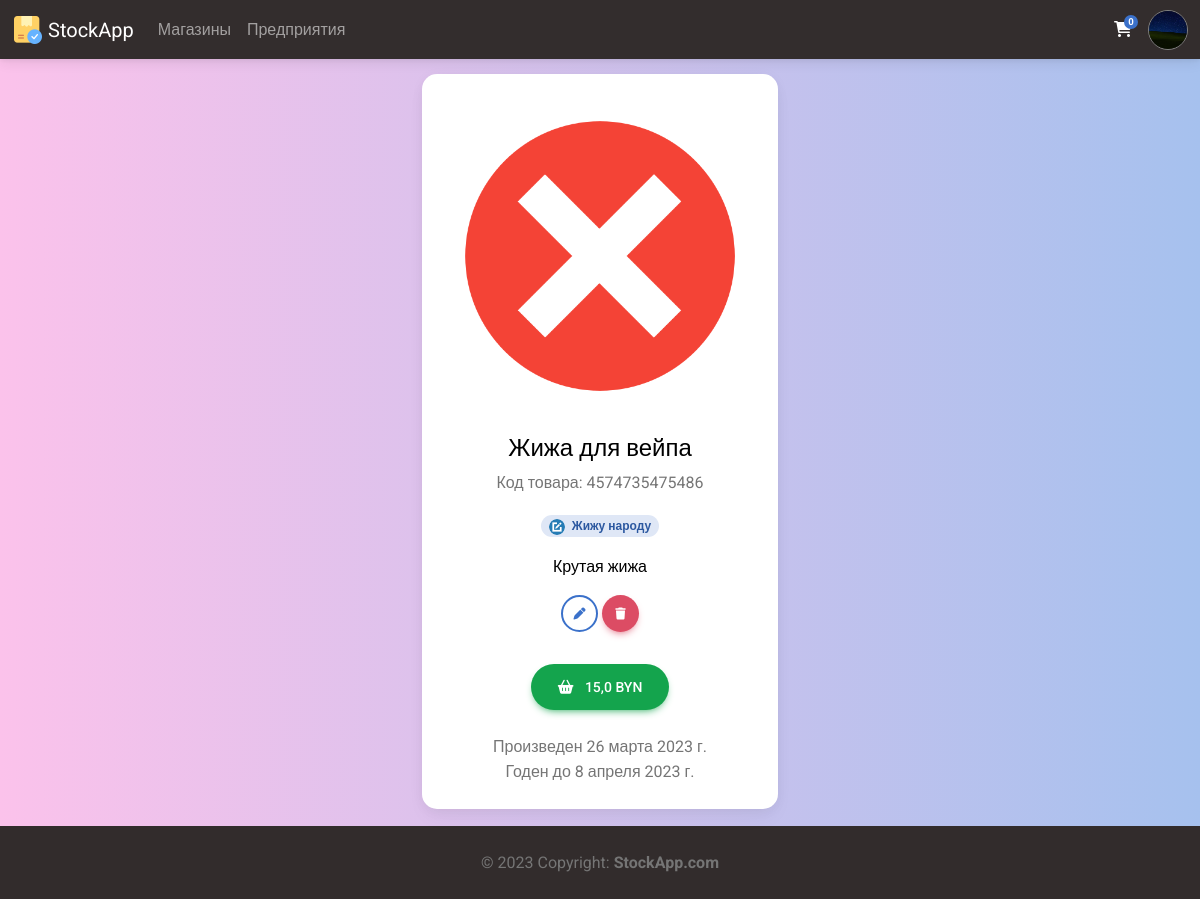
The page /shop/view_product/33 (signed in) on the database its author committed.
### Members/models.py (models this page shows, shortened)
class Profile(models.Model):
    user = models.ForeignKey(settings.AUTH_USER_MODEL, on_delete=models.CASCADE, verbose_name='Пользователь')
    photo = models.ImageField(upload_to = 'avatars/%Y/%m/%d/', blank=False, verbose_name='Фото')
    bio = models.TextField(blank=True, verbose_name='О себе')
    manufactures = models.ManyToManyField('Manufacture.Manufacture', blank=True, verbose_name="Производства")
    shops = models.ManyToManyField('Shop.Shop', blank=True, verbose_name="Магазины")
    cart = models.ManyToManyField('CartItem', blank=True, verbose_name='Корзина')
    class Meta:
        verbose_name = 'Профиль'
        verbose_name_plural = 'Профили'
        ordering = ['-user', '-bio']

### Shop/models.py (models this page shows, shortened)
class Product(models.Model):
    item = models.ForeignKey('Manufacture.CatalogItem', on_delete=models.CASCADE, blank=False, verbose_name='Товар')
    stock = models.ForeignKey('Shop', on_delete=models.CASCADE, blank=False, verbose_name='Магазин')
    amount = models.IntegerField(validators=[MinValueValidator(0), MaxValueValidator(100000)], verbose_name='Количество')
    price = models.FloatField(validators=[MinValueValidator(0.01), MaxValueValidator(252734999999999.97)], verbose_name='Цена')
    class Meta:
        verbose_name = 'Товар'
        verbose_name_plural = 'Товары'
        ordering = ['-id']

class Shop(models.Model):
    name = models.CharField(max_length = 150, verbose_name='Название', unique=True)
    photo = models.ImageField(upload_to = 'shop/%Y/%m/%d/', blank=False, verbose_name='Фото')
    bio = models.TextField(blank=True, verbose_name='О магазине')
    code = models.CharField(max_length = 16, verbose_name='Код')
    class Meta:
        verbose_name = 'Магазин'
        verbose_name_plural = 'Магазины'
        ordering = ['-name', '-bio']

### Manufacture/models.py (models this page shows, shortened)
class CatalogItem(models.Model):
    manufacturer = models.ForeignKey('Manufacture', on_delete=models.CASCADE, blank=False, null=True, verbose_name='Производитель')
    name = models.CharField(max_length = 150, verbose_name='Название')
    bio = models.TextField(blank=True, verbose_name='О товаре')
    code = models.CharField(max_length = 13, verbose_name='Код товара')
    photo = models.ImageField(upload_to = 'catalog_items/%Y/%m/%d/', blank=False, verbose_name='Фото')
    date_of_manufacture = models.DateField(verbose_name='Дата производства')
    expiration_date = models.DateField(verbose_name='Годен до')
    amount = models.IntegerField(validators=[MinValueValidator(0), MaxValueValidator(100000)], default=100, verbose_name='Произведено единиц')
    price = models.FloatField(validators=[MinValueValidator(0.01), MaxValueValidator(252734999999999.97)], verbose_name='Цена')
    class Meta:
        verbose_name = 'Товар каталога'
        verbose_name_plural = 'Товары каталога'
        ordering = ['-name', '-id']

### Shop/views.py (the view)
# urls.py: path('view_product/<int:id>', view_product, name='view_product'),
@login_required(login_url='login')
def view_product(request, id):
    try:
        profile = Profile.objects.get(user=request.user)
        item = Product.objects.get(id=id)
        context = {
            'title': item.item.name,
            'request': request,
            'profile': profile,
            'item': item,
            'is_mine': True if profile.shops.filter(id=item.stock.id).exists() else False,
        }
        return render(request, 'view_product.html', context)
    except:
        messages.success(request, ("Товара с таким именем не существует!"))
        return redirect('all_shops')

### Main/templatetags/main_tags.py (called while the page is built)
@register.inclusion_tag('modules/nav_profile.html')
def nav_profile(request):
    if request.user.is_authenticated:
        userobj = User.objects.get(username=request.user)
        profile = Profile.objects.get(user=userobj)
        context = {
            "request": request,
            "profile": profile,
        }
    else:
        context = {
            "request": request,
        }
    return context

@register.simple_tag()
def cart_items(request):
    return Profile.objects.get(user=request.user).cart.count()

### Shop/templates/view_product.html (shortened to what this page needs)
{% extends 'base.html' %}
{% load static %}
{% block head %}
<link rel="stylesheet" href="{% static 'styles/profile.css' %}">
{% endblock %}
{% block content %}
<section class="vh-100 gradient-custom-2">
  <div class="container py-5 h-100">
    <div class="row d-flex justify-content-center align-items-center h-100">
      <div class="col-md-12 col-xl-4">
        <div class="card" style="border-radius: 15px;">
          <div class="card-body text-center">
            <div class="mt-1 mb-4">
              {% if item.item.photo %}
                <img src="{{ item.item.photo.url }}" class="img-fluid" alt="{{item.item.name}}" style="width: 100%; border-radius: 0.7rem;"/>
              {% else %}
                <img src="{% static 'images/default_product.png' %}" class="img-fluid" alt="{{item.item.name}}" style="width: 100%; border-radius: 0.7rem;"/>
              {% endif %}
            </div>
            <h4 class="mb-2">{{item.item.name}}</h4>
            <p class="text-muted mb-3">Код товара: {{item.item.code}}</p>
            <a href="{% url 'view_shop' name=item.stock.name %}" class="badge badge-primary rounded-pill d-inline" title="Магазин">
              {% if item.stock.photo %}
                <img src="{{ item.stock.photo.url }}" alt="" style="width: 16px; height: 16px" class="rounded-circle me-1"/>
              {% else %}
                <img src="{% static 'images/shop.png' %}" alt="" style="width: 16px; height: 16px" class="rounded-circle me-1"/>
              {% endif %}
              {{item.stock.name}}
            </a><br>
            <p class="mt-3">{{item.item.bio}}</p>
            {% if is_mine %}
            <div class="mb-4 pb-2">
              <a href="{% url 'edit_product' id=item.id %}" class="btn btn-outline-primary btn-floating" title="Редактировать">
                <i class="fas fa-pen"></i>
              </a>
              <a href="{% url 'delete_product' id=item.id %}" class="btn btn-danger btn-floating" title="Удалить">
                <i class="fas fa-trash"></i>
              </a>
            </div>
            {% endif %}
            <a href="{% url 'to_basket' id=item.id %}" class="btn btn-success btn-rounded btn-lg" title="Покупка">
              <i class="fas fa-shopping-basket pe-2"></i>
              {{item.price}} BYN
            </a>
            <p class="text-muted mt-4 mb-0">Произведен {{item.item.date_of_manufacture}}</p>
            <p class="text-muted my-0">Годен до {{item.item.expiration_date}}</p>
            </div>
          </div>
        </div>
      </div>
    </div>
  </section>
{% endblock %}

### templates/base.html (shortened to what this page needs)
{% load static %}
{% load main_tags %}
<!DOCTYPE html>
<html lang="en">
<head>
    {% block head %}{% endblock %}
    <link href="https://cdnjs.cloudflare.com/ajax/libs/mdb-ui-kit/6.2.0/mdb.min.css" rel="stylesheet"/>
    <link href="https://cdnjs.cloudflare.com/ajax/libs/font-awesome/6.0.0/css/all.min.css" rel="stylesheet"/>
    <link rel="stylesheet" href="{% static 'styles/base.css' %}">
    <link rel="stylesheet" href="{% static 'styles/alert.css' %}">
</head>
<body class="text-bg-light gradient-custom-2">
    <div class="wrapper d-flex flex-column min-vh-100">
        <header class="header">
            {% block header %}
                <nav class="navbar fixed-top navbar-expand-lg navbar-dark bg-dark text-bg-dark">
                    <div class="container-fluid">
                        <div class="collapse navbar-collapse" id="navbarSupportedContent">
                            <a class="navbar-brand mt-2 mt-lg-0" href="{% url 'main' %}">
                                <img src="{% static 'images/icons/64.png' %}" height="32" alt="MDB Logo" loading="lazy" />
                                StockApp
                            </a>
                            {% if request.user.is_authenticated %}
                            <ul class="navbar-nav me-auto mb-2 mb-lg-0">
                                <li class="nav-item">
                                    <a class="nav-link" href="{% url 'all_shops' %}">Магазины</a>
                                </li>
                                <li class="nav-item">
                                    <a class="nav-link" href="{% url 'all_manufactures' %}">Предприятия</a>
                                </li>
                            </ul>
                            {% endif %}
                        </div>
                        <div class="d-flex align-items-center">
                            {% if request.user.is_authenticated %}
                            <a class="text-reset me-3" href="{% url 'cart' %}">
                                <i class="fas fa-shopping-cart"></i>
                                <span class="badge rounded-pill badge-notification bg-primary">{% cart_items request %}</span>
                            </a>
                            {% endif %}
                            {% include 'inc/_nav_profile.html' %}
                        </div>
                    </div>
                </nav>
            {% endblock %}
        </header>
        <main class="main">
            <br>
            {% block content %}
            {% endblock %}
        </main>
        <footer class="footer mt-auto text-center text-lg-start bg-dark text-muted">
            {% block footer %}
                <div class="text-center p-4" style="background-color: rgba(0, 0, 0, 0.025);">
                    © 2023 Copyright:
                    <a class="text-reset fw-bold" href="/">StockApp.com</a>
                </div>
            {% endblock %}
        </footer>
    </div>
    <link rel="stylesheet" href="{% static 'styles/profile.css' %}">
</body>
</html>

### Main/templates/modules/nav_profile.html (shortened to what this page needs)
{% load static %}
<div class="dropdown">
    <a class="dropdown-toggle d-flex align-items-center hidden-arrow" href="#" id="navbarDropdownMenuAvatar" role="button" data-mdb-toggle="dropdown" aria-expanded="false">
        {% if request.user.is_authenticated %}
            {% if profile.photo != "default_user.png"%}
                <div class="nav_profile_box">
                    <img src="{{ profile.photo.url }}" alt="defaultUser">
                </div>
            {% else %}
                <div class="nav_profile_box">
                    <img src="{% static 'images/default_user.png' %}" alt="defaultUser">
                </div>
            {% endif %}
        {% else %}
        <div class="nav_profile_box">
            <img src="{% static 'images/login.png' %}" alt="NoUser">
        </div>
        {% endif %}
    </a>
</div>

### static/styles/profile.css (style rules this page uses)
.gradient-custom-2 { background: #fbc2eb; background: -webkit-linear-gradient(to right, rgba(251, 194, 235, 1), rgba(166, 193, 238, 1)); background: linear-gradient(to right, rgba(251, 194, 235, 1), rgba(166, 193, 238, 1)) }

### static/styles/base.css (style rules this page uses)
html, body { height: 100%; }

### Main/templates/modules/nav_profile.html (style rules this page uses)
.nav_profile_box { position: relative; overflow:hidden; width:40px; height: 40px; }
.nav_profile_box img { position: absolute; top:50%; left:50%; transform:translate(-50%,-50%); width:100%; height:100%; object-fit:cover; border-radius: 10rem; border: 1px solid gray; }

### rows shown on the page
Profile: photo (picture)
Product: item.photo (picture), item.name "Жижа для вейпа", item.code "4574735475486", stock.photo (picture), stock.name "Жижу народу", item.bio "Крутая жижа", price "15,0", item.date_of_manufacture "26 марта 2023 г.", item.expiration_date "8 апреля 2023 г."
